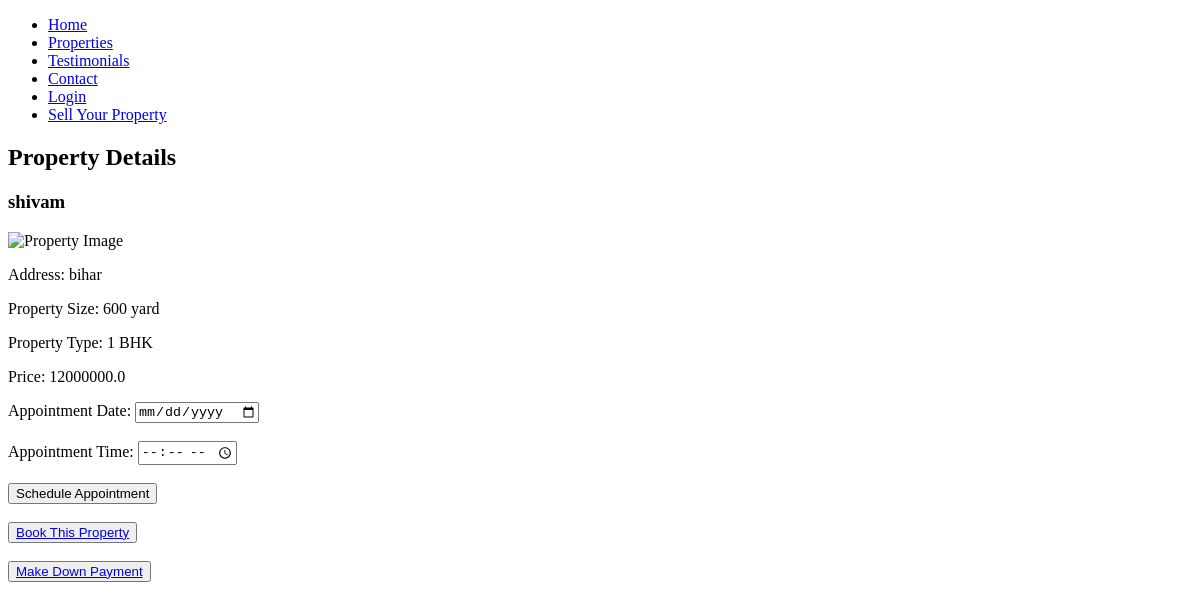
The app's page /property/1, older data.
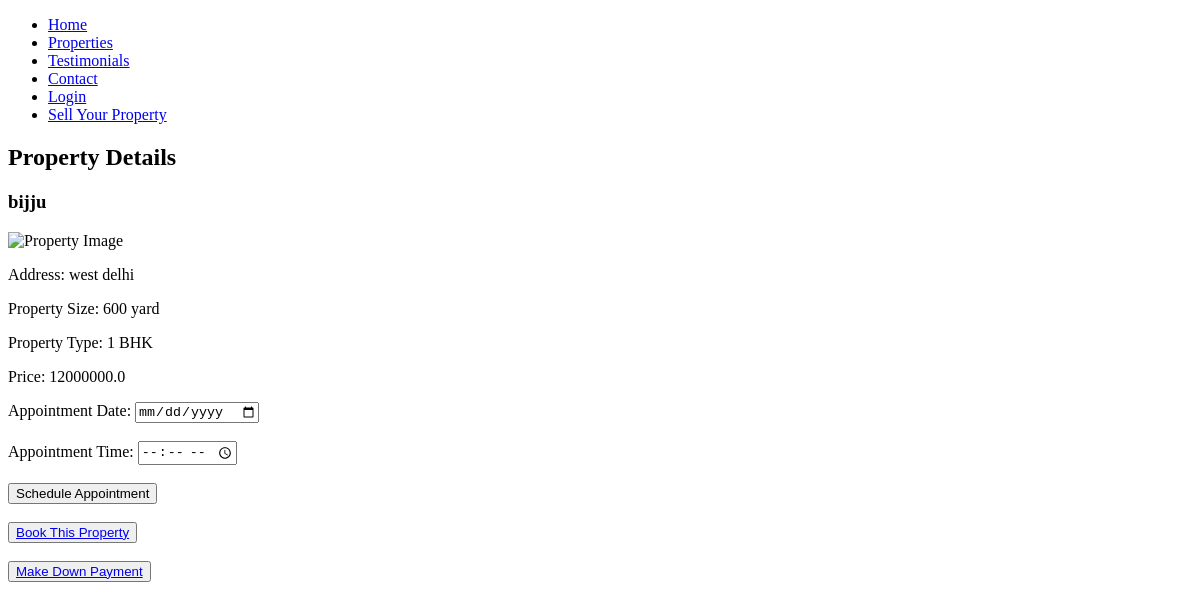
The same page, newer data.
### app.py (models this page shows)
class Property(db.Model):
    id = db.Column(db.Integer, primary_key=True)
    owner_name = db.Column(db.String(100), db.ForeignKey('owner.owner_name'), nullable=False)
    address = db.Column(db.String(200), nullable=False)
    property_size = db.Column(db.String(20), nullable=False)
    property_type = db.Column(db.String(50), nullable=False)
    price = db.Column(db.Float, nullable=False)
    images = db.relationship('PropertyImage', backref='property', lazy=True)

### app.py (the view)
@app.route('/property/<int:id>')
def property_details(id):
    property = Property.query.get_or_404(id)
    return render_template('property_details.html', property=property, id=id, owner_name=property.owner_name)

### templates/property_details.html (shortened to what this page needs)
<!DOCTYPE html>
<html lang="en">
<head>
</head>
<body>
    <header>
        <nav>
            <ul>
                <li><a href="/">Home</a></li>
                <li><a href="#properties">Properties</a></li>
                <li><a href="#testimonials">Testimonials</a></li>
                <li><a href="#contact">Contact</a></li>
                {% if 'user_id' in session %}
                <li><a href="/logout">Logout</a></li>
                {% else %}
                <li><a href="/client_login">Login</a></li>
                {% endif %}
                <li><a href="/sell_property">Sell Your Property</a></li>
            </ul>
        </nav>
    </header>
    <main>
        <section id="property-details">
            <h2>Property Details</h2>
            <h3>{{ property.owner_name }}</h3>
            <img src="{{ property.property_images }}" alt="Property Image">
            <p>Address: {{ property.address }}</p>
            <p>Property Size: {{ property.property_size }}</p>
            <p>Property Type: {{ property.property_type }}</p>
            <p>Price: {{ property.price }}</p>
            <form method="POST" action="/schedule_appointment?id={{ property.id }}&owner_name={{ property.owner_name }}">
                <label for="appointment_date">Appointment Date:</label>
                <input type="date" id="appointment_date" name="appointment_date" required><br><br>
                <label for="appointment_time">Appointment Time:</label>
                <input type="time" id="appointment_time" name="appointment_time" required><br><br>
                <input type="submit" value="Schedule Appointment"><br><br>
            </form>
            <button id="bookPropertyBtn"><a href="{{ url_for('book_property', pid=property.id) }}">Book This Property</a></button><br><br>
            <button id="payamountBtn"><a href="{{ url_for('down_payment', prop_id=property.id) }}">Make Down Payment</a></button>
        </section>
    </main>
</body>
</html>

Row changes from the older to the newer data that the page shows:
changed Property "600 yard": owner_name "shivam" → "bijju"; address "bihar" → "west delhi"
